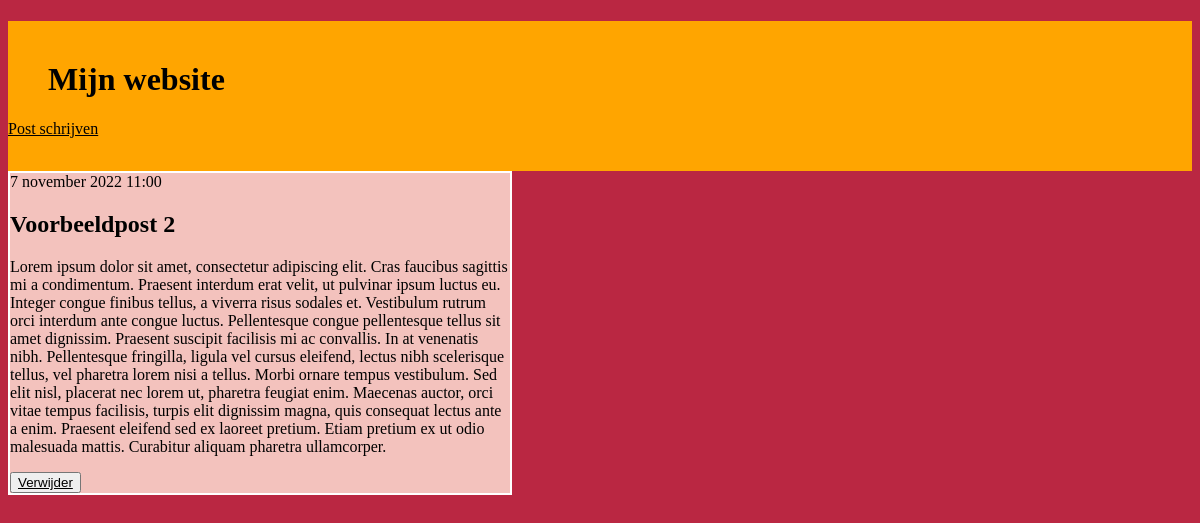
Screenshot of /post/2 with the database file from the repository.
### blog/models.py (models this page shows, shortened)
class Post(models.Model):
    author = models.ForeignKey(settings.AUTH_USER_MODEL, on_delete=models.CASCADE)
    title = models.CharField(max_length=200)
    text = models.TextField()
    created_date = models.DateTimeField(default=timezone.now)
    published_date = models.DateTimeField(blank=True, null=True)

### blog/views.py (the view)
# urls.py: path('post/<int:pk>', views.post_detail, name='post_inhoud'),
def post_detail(request, pk):
    post = get_object_or_404(Post, pk=pk)
    return render(request, 'blog/post_inhoud.html', {'post': post})

### blog/templates/blog/post_inhoud.html
{% extends 'blog/base.html' %}
{% block content %}
<article class="post">
    {% if post.published_date %}
    <time class="date">
        {{ post.published_date }}
    </time>
    {% endif %}
    <h2>{{ post.title }}</h2>
    <p>{{ post.text|linebreaksbr }}</p>
    <button><a href="{% url 'delete' post.id %}">Verwijder</a></button>
</article>
{% endblock %}

### blog/static/css/stijl.css (style rules this page uses)
body { background-color: #BA2742; color: black; }
a { color: black; }
article { width: 500px; border: 2px solid white; background-color: #f3c2bd; }

### rows the page displays
Post: published_date "7 november 2022 11:00", title "Voorbeeldpost 2", text "Lorem ipsum dolor sit amet, consectetur adipiscing elit. Cras faucibus sagittis mi a condimentum. Praesent interdum erat velit, ut pulvinar ipsum luctus eu. Integer congue finibus tellus, a viverra risus sodales et. Vestibulum rutrum orci interdum ante congue luctus. Pellentesque congue pellentesque tellus sit amet dignissim. Praesent suscipit facilisis mi ac convallis. In at venenatis nibh. Pellentesque fringilla, ligula vel cursus eleifend, lectus nibh scelerisque tellus, vel pharetra lorem nisi a tellus. Morbi ornare tempus vestibulum. Sed elit nisl, placerat nec lorem ut, pharetra feugiat enim. Maecenas auctor, orci vitae tempus facilisis, turpis elit dignissim magna, quis consequat…"
